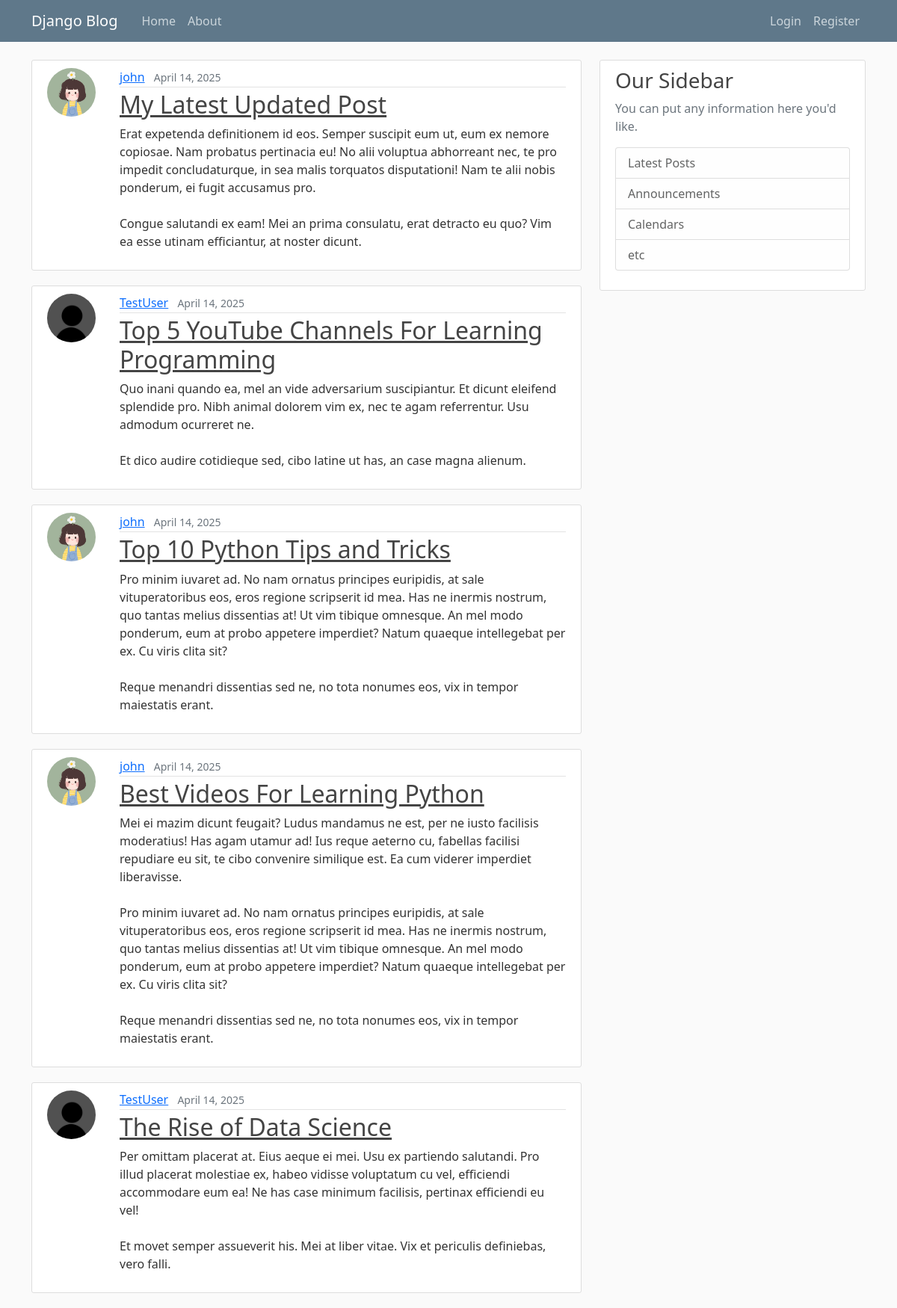
The page / on the database its author committed.
### blog/models.py (models this page shows, shortened)
class Post(models.Model):
  title = models.CharField(max_length=100)
  content = models.TextField()
  date_posted = models.DateTimeField(default=timezone.now)
  author = models.ForeignKey(User, on_delete=models.CASCADE)

### users/models.py (models this page shows, shortened)
class Profile(models.Model):
  user = models.OneToOneField(User, on_delete=models.CASCADE)
  image = models.ImageField(default='default.jpg', upload_to='profile_pics')

### blog/views.py (the view)
# urls.py: path('', PostListView.as_view(), name='blog-home'),
class PostListView(ListView):
    model = Post
    template_name = 'blog/home.html' # default = '<app>/<model>_<viewtype>.html'
    context_object_name = 'posts'    # default = 'object'
    ordering = ['-date_posted']
    paginate_by = 5

### blog/templates/blog/home.html
{% extends "blog/base.html" %}
{% block content %}
  {% for post in posts %}
    <article class="d-flex content-section">
      <div class="flex-shrink-0">
        <img class="rounded-circle article-img" src="{{ post.author.profile.image.url }}">
      </div>
      <div class="flex-grow-1 ms-3">
        <div class="article-metadata">
          <a class="me-2" href="#">{{ post.author }}</a>
          <small class="text-muted">{{ post.date_posted|date:"F d, Y" }}</small>
        </div>
        <h2><a class="article-title" href="{% url 'post-detail' post.id %}">{{ post.title }}</a></h2>
        <p class="article-content">{{ post.content }}</p>
      </div>
    </article>
  {% endfor %}
{% endblock content %}

### blog/static/blog/main.css (style rules this page uses)
body { background: #fafafa; color: #333333; margin-top: 5rem; }
h1, h2, h3, h4, h5, h6 { color: #444444; }
.content-section { background: #ffffff; padding: 10px 20px; border: 1px solid #dddddd; border-radius: 3px; margin-bottom: 20px; }
.article-title { color: #444444; }
.article-content { white-space: pre-line; }
.article-img { height: 65px; width: 65px; margin-right: 16px; }
.article-metadata { padding-bottom: 1px; margin-bottom: 4px; border-bottom: 1px solid #e3e3e3 }

### rows shown on the page
Post: author.profile.image (picture), author "john", date_posted "April 14, 2025", title "My Latest Updated Post", content "Erat expetenda definitionem id eos. Semper suscipit eum ut, eum ex nemore copiosae. Nam probatus pertinacia eu! No alii voluptua abhorreant nec, te pro impedit concludaturque, in sea malis torquatos disputationi! Nam te alii nobis ponderum, ei fugit accusamus pro. Congue salutandi ex eam! Mei an prima consulatu, erat detracto eu quo? Vim ea esse utinam efficiantur, at noster dicunt."
Post: author.profile.image (placeholder picture), author "TestUser", date_posted "April 14, 2025", title "Top 5 YouTube Channels For Learning Programming", content "Quo inani quando ea, mel an vide adversarium suscipiantur. Et dicunt eleifend splendide pro. Nibh animal dolorem vim ex, nec te agam referrentur. Usu admodum ocurreret ne. Et dico audire cotidieque sed, cibo latine ut has, an case magna alienum."
Post: author.profile.image (picture), author "john", date_posted "April 14, 2025", title "Top 10 Python Tips and Tricks", content "Pro minim iuvaret ad. No nam ornatus principes euripidis, at sale vituperatoribus eos, eros regione scripserit id mea. Has ne inermis nostrum, quo tantas melius dissentias at! Ut vim tibique omnesque. An mel modo ponderum, eum at probo appetere imperdiet? Natum quaeque intellegebat per ex. Cu viris clita sit? Reque menandri dissentias sed ne, no tota nonumes eos, vix in tempor maiestatis erant."
Post: author.profile.image (picture), author "john", date_posted "April 14, 2025", title "Best Videos For Learning Python", content "Mei ei mazim dicunt feugait? Ludus mandamus ne est, per ne iusto facilisis moderatius! Has agam utamur ad! Ius reque aeterno cu, fabellas facilisi repudiare eu sit, te cibo convenire similique est. Ea cum viderer imperdiet liberavisse. Pro minim iuvaret ad. No nam ornatus principes euripidis, at sale vituperatoribus eos, eros regione scripserit id mea. Has ne inermis nostrum, quo tantas melius dissentias at! Ut vim tibique omnesque. An mel modo ponderum, eum at probo appetere imperdiet? Natum quaeque intellegebat per ex. Cu viris clita sit? Reque menandri dissentias sed ne, no tota nonumes eos, vix in tempor maiestatis erant."
Post: author.profile.image (placeholder picture), author "TestUser", date_posted "April 14, 2025", title "The Rise of Data Science", content "Per omittam placerat at. Eius aeque ei mei. Usu ex partiendo salutandi. Pro illud placerat molestiae ex, habeo vidisse voluptatum cu vel, efficiendi accommodare eum ea! Ne has case minimum facilisis, pertinax efficiendi eu vel! Et movet semper assueverit his. Mei at liber vitae. Vix et periculis definiebas, vero falli."
